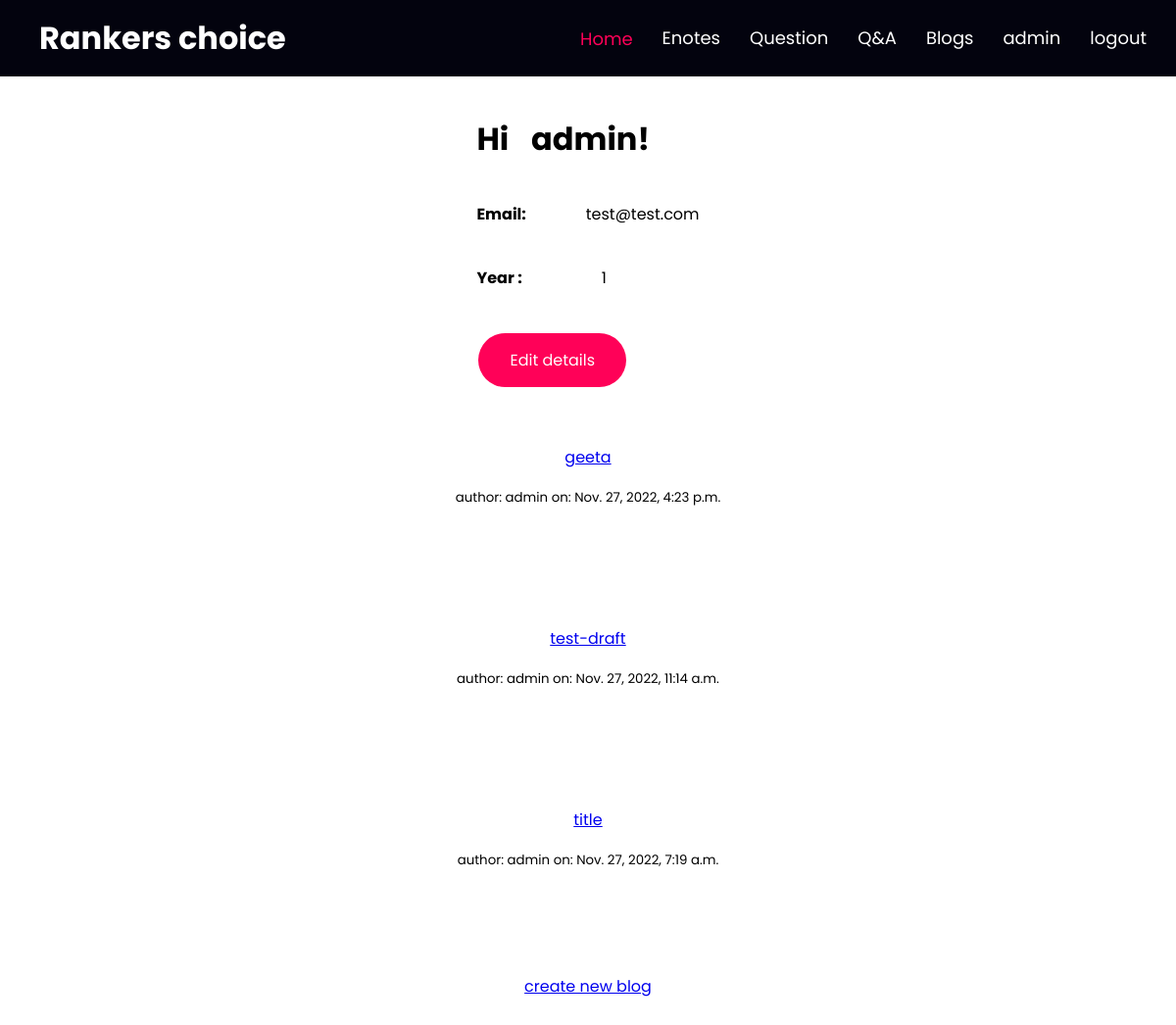
Page /users/ (signed in) on the committed database.
### users/models.py (models this page shows)
class CustomUser(AbstractUser):
    email = models.EmailField(_('email address'), unique=True)
    year = models.IntegerField(_('year'))
    EMAIL_FIELD = "email"
    USERNAME_FIELD = "username"
    REQUIRED_FIELDS = ["email", "year"]
    objects = CustomUserManager()
    def __str__(self):
        return self.username

### blogs/models.py (models this page shows, shortened)
class Post(models.Model):
    title = models.CharField(max_length=300, unique=True)
    slug = models.SlugField(max_length=300,default=get_token_slug,editable=False,blank=False, unique=True)
    author = models.ForeignKey(get_user_model(), on_delete=models.CASCADE, related_name='blog_posts')
    content = models.TextField()
    status = models.IntegerField(choices=STATUS, default=0)
    created_at = models.DateTimeField(auto_now_add=True)
    updated_at = models.DateTimeField(auto_now=True)
    class Meta:
        ordering = ['-created_at']

### users/views.py (the view)
# urls.py: path('', views.profile, name='profile'),
@login_required
def profile(request):
    post = Post.objects.filter(author=request.user)
    post =post.order_by('-created_at')
    return render(request, "users/profile.html",{'object_list':post})

### templates/users/profile.html (shortened to what this page needs)
{% load static %}
<!DOCTYPE html>
<html>
<head>
	<link rel="stylesheet" type="text/css" href="{% static 'css/style.css' %}">
</head>
<body>
    <header class="header">
		<h1>Rankers choice</h1>
		<ul>
			<li><a class="h active" id="homeNav" href="{% url 'home' %}">Home</a></li>
            <li><a class="h" href="{% url 'enotes' %}">Enotes</a></li>
            <li><a class="h" href="{% url 'question' %}">Question</a></li>
            <li><a class="h" href="{% url 'list-faq' %}">Q&A</a></li>
            <li><a class="h" id="aboutNav" href="{% url 'blog-home' %}">Blogs</a></li>
            {% if user.is_authenticated %}
            <li><a class="h" href="{% url 'profile'%}" style="margin: 20px 0 0 0;">{{request.user.username}}</a></li>
              <li><a class="h" href="{% url 'logout'%}" style="margin: 20px 0 0 0;">logout</a></li>
            {% else %}
        <li><a class="h" href="{% url 'login'%}" style="margin: 20px 0 0 0;">Login</a></li>
        {% endif %}
		</ul>
	</header>
    <table style = "margin-left: auto; margin-right: auto; border-spacing: 40px">
        <tr>
            <td>
                <h1>Hi &ensp;{{ user.username }}!</h1>
            </td>
        </tr>
        <tr>
            <td>
             <b>  Email:</b> &ensp;&ensp;&ensp;&ensp; &ensp;&ensp;  {{ user.email }}
            </td>
        </tr>
        <tr>
            <td>
                <b>Year :</b> &ensp;&ensp;&ensp;&ensp; &ensp;&ensp; &ensp;&ensp;  {{ user.year }}
            </td>
        </tr>
        <tr>
            <td>
                <small class="text-muted">
                    <a class="edit-btn" href="{% url 'edit-profile' %}">Edit details</a>
                </small>
            </td>
        </tr>
    </table>
    <ul>
        {% for object in object_list %}
        <div>
            <table class = "myblogs" style = "margin-left: auto; margin-right: auto; text-align: center;  border-collapse: separate;
            border-spacing: 0 15px;">
                <tr>
                    <td>
                        <a href="{% url 'blog-home' %}{{object.slug}}">{{ object.title }}</a>
                    </td>
                </tr>
                <tr>
                    <td>
                        <small>author: {{ object.author }}</small><small> on: {{object.created_at}}</small>
                    </td>
                </tr>
                <tr>
                    <td style="padding: 90px;">
                        {% endfor %}
                        <a href="{% url 'post_creation' %}" >create new blog</a>
                    </td>
                </tr>
            </table>
        </div>
</body></html>

### statics/css/style.css (style rules this page uses)
* { margin: 0; padding: 0; box-sizing: border-box; font-family: 'Poppins', sans-serif; scroll-behavior: smooth; }
header { display: flex; align-items: center; flex-wrap: wrap; flex-direction: row; text-align: center; padding-bottom: 15px; margin: 0; padding-top: 15px; padding-left: 40px; background: rgb(3, 3, 14); z-index: 10000; color: #fff; user-select: none; transition: .4s ease-in-out; justify-content: space-between; }
header h1 { margin-right: 60px; cursor: pointer; }
header ul { display: flex; align-items: center; flex-direction: row; flex-wrap: wrap; text-align: center; }
header ul li { list-style: none; margin-right: 30px; cursor: pointer; }
header ul li a { text-decoration: none; font-size: 18px; color: #fff; }
header ul li a:after { transition: all ease-in-out .2s; background: none repeat scroll 0 0 #ffffff; content: ""; display: block; height: 2px; width: 0; background: #ff0158; }
header ul li .h.active { color: #ff0158; }
header ul li .h.active:after { height: 0px; }

### templates/users/profile.html (style rules this page uses)
.edit-btn { background-color:#ff0158; border: none; color: white; padding: 15px 32px; text-align: center; text-decoration: none; display: inline-block; font-size: 16px; margin: 4px 2px; cursor: pointer; border-radius: 40px;"> }

### rows in the picture
CustomUser: user.username "admin", username "admin", email "test@test.com", year "1"
Post: title "geeta", author "admin", created_at "Nov. 27, 2022, 4:23 p.m."
Post: title "test-draft", author "admin", created_at "Nov. 27, 2022, 11:14 a.m."
Post: title "title", author "admin", created_at "Nov. 27, 2022, 7:19 a.m."
